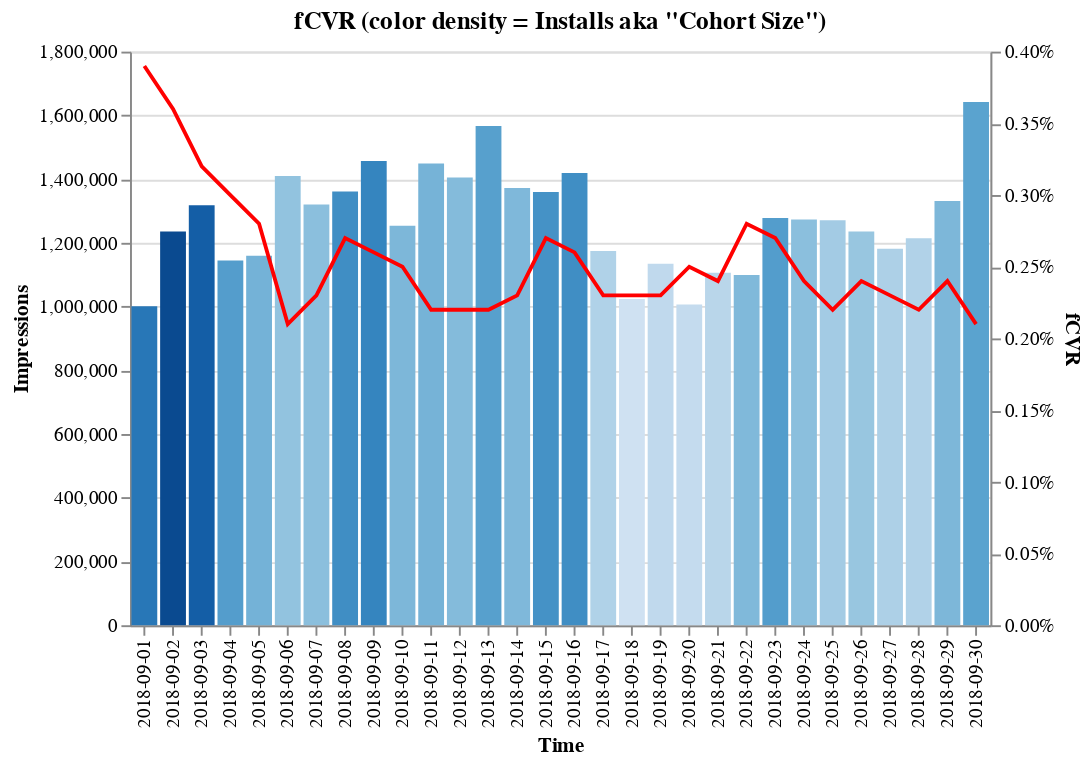

Notebook cell for this chart:
### Markdown cell above
### Funnel Parts I & II together form a key KPI

- **fCVR** aka share of ad impressions turned into new game installs.

### Code cell
pts = alt.selection(type='interval', encodings=['x'])

base = alt.Chart(df).encode(
    alt.X('Time:N')
)

bar = base.mark_bar().encode(
    alt.Y('Impressions:Q'),
    color=alt.Color('Cohort Size:Q', legend=None)
).transform_filter(
    pts
).properties(
    selection=pts,
    width=450,
    height=300,
    title='fCVR (color density = Installs aka "Cohort Size")'
)

line = base.mark_line(color='red').encode(
    alt.Y('fCVR:Q',axis=alt.Axis(format='%')),
)

layer1 = alt.layer(
    bar,
    line
).resolve_scale(
    y='independent', color='independent'
)





layer1

### Figure 1 — Vega-Lite specification as saved in the notebook (floating-point values rounded to 4 significant figures)
{"$schema": "https://vega.github.io/schema/vega-lite/v2.6.0.json", "config": {"view": {"height": 300, "width": 400}}, "datasets": {"data-b3c0feaba3a5c5d72e3465bd46c809b2": [{"CTR": 0.0334, "Click to Install": 11.8, "Clicks": 33371, "Cohort Size": 3925, "D7 Payer Conversion": 0.0224, "D7 Payers": 88, "Impressions": 1000593, "Time": "2018-09-01", "fCVR": 0.0039}, {"CTR": 0.0313, "Click to Install": 11.4, "Clicks": 38675, "Cohort Size": 4425, "D7 Payer Conversion": 0.0231, "D7 Payers": 102, "Impressions": 1235620, "Time": "2018-09-02", "fCVR": 0.0036}, {"CTR": 0.031, "Click to Install": 10.3, "Clicks": 40821, "Cohort Size": 4195, "D7 Payer Conversion": 0.0195, "D7 Payers": 82, "Impressions": 1318256, "Time": "2018-09-03", "fCVR": 0.0032}, {"CTR": 0.0274, "Click to Install": 11.1, "Clicks": 31356, "Cohort Size": 3475, "D7 Payer Conversion": 0.0253, "D7 Payers": 88, "Impressions": 1144845, "Time": "2018-09-04", "fCVR": 0.003}, {"CTR": 0.0299, "Click to Install": 9.2, "Clicks": 34715, "Cohort Size": 3205, "D7 Payer Conversion": 0.0234, "D7 Payers": 75, "Impressions": 1159113, "Time": "2018-09-05", "fCVR": 0.0028}, {"CTR": 0.0312, "Click to Install": 6.8, "Clicks": 43913, "Cohort Size": 2974, "D7 Payer Conversion": 0.0276, "D7 Payers": 82, "Impressions": 1409692, "Time": "2018-09-06", "fCVR": 0.0021}, {"CTR": 0.0323, "Click to Install": 7.1, "Clicks": 42685, "Cohort Size": 3029, "D7 Payer Conversion": 0.0267, "D7 Payers": 81, "Impressions": 1320359, "Time": "2018-09-07", "fCVR": 0.0023}, {"CTR": 0.0391, "Click to Install": 6.9, "Clicks": 53271, "Cohort Size": 3663, "D7 Payer Conversion": 0.0259, "D7 Payers": 95, "Impressions": 1361364, "Time": "2018-09-08", "fCVR": 0.0027}, {"CTR": 0.0392, "Click to Install": 6.6, "Clicks": 57029, "Cohort Size": 3769, "D7 Payer Conversion": 0.0226, "D7 Payers": 85, "Impressions": 1456486, "Time": "2018-09-09", "fCVR": 0.0026}, {"CTR": 0.0318, "Click to Install": 7.9, "Clicks": 39869, "Cohort Size": 3137, "D7 Payer Conversion": 0.0274, "D7 Payers": 86, "Impressions": 1253203, "Time": "2018-09-10", "fCVR": 0.0025}, {"CTR": 0.032, "Click to Install": 6.9, "Clicks": 46343, "Cohort Size": 3192, "D7 Payer Conversion": 0.0279, "D7 Payers": 89, "Impressions": 1448567, "Time": "2018-09-11", "fCVR": 0.0022}, {"CTR": 0.0296, "Click to Install": 7.4, "Clicks": 41577, "Cohort Size": 3087, "D7 Payer Conversion": 0.0285, "D7 Payers": 88, "Impressions": 1405218, "Time": "2018-09-12", "fCVR": 0.0022}, {"CTR": 0.0282, "Click to Install": 7.8, "Clicks": 44253, "Cohort Size": 3447, "D7 Payer Conversion": 0.0342, "D7 Payers": 118, "Impressions": 1566663, "Time": "2018-09-13", "fCVR": 0.0022}, {"CTR": 0.0275, "Click to Install": 8.3, "Clicks": 37678, "Cohort Size": 3119, "D7 Payer Conversion": 0.0305, "D7 Payers": 95, "Impressions": 1371972, "Time": "2018-09-14", "fCVR": 0.0023}, {"CTR": 0.0325, "Click to Install": 8.2, "Clicks": 44254, "Cohort Size": 3608, "D7 Payer Conversion": 0.0294, "D7 Payers": 106, "Impressions": 1359780, "Time": "2018-09-15", "fCVR": 0.0027}, {"CTR": 0.0309, "Click to Install": 8.3, "Clicks": 43928, "Cohort Size": 3658, "D7 Payer Conversion": 0.0309, "D7 Payers": 113, "Impressions": 1419329, "Time": "2018-09-16", "fCVR": 0.0026}, {"CTR": 0.0275, "Click to Install": 8.4, "Clicks": 32327, "Cohort Size": 2721, "D7 Payer Conversion": 0.0323, "D7 Payers": 88, "Impressions": 1174032, "Time": "2018-09-17", "fCVR": 0.0023}, {"CTR": 0.0285, "Click to Install": 8.2, "Clicks": 29180, "Cohort Size": 2390, "D7 Payer Conversion": 0.0226, "D7 Payers": 54, "Impressions": 1023391, "Time": "2018-09-18", "fCVR": 0.0023}, {"CTR": 0.0259, "Click to Install": 8.7, "Clicks": 29435, "Cohort Size": 2565, "D7 Payer Conversion": 0.0308, "D7 Payers": 79, "Impressions": 1134678, "Time": "2018-09-19", "fCVR": 0.0023}, {"CTR": 0.028, "Click to Install": 8.9, "Clicks": 28172, "Cohort Size": 2516, "D7 Payer Conversion": 0.0338, "D7 Payers": 85, "Impressions": 1006182, "Time": "2018-09-20", "fCVR": 0.0025}, {"CTR": 0.0261, "Click to Install": 9.2, "Clicks": 28814, "Cohort Size": 2644, "D7 Payer Conversion": 0.0284, "D7 Payers": 75, "Impressions": 1105777, "Time": "2018-09-21", "fCVR": 0.0024}, {"CTR": 0.0325, "Click to Install": 8.7, "Clicks": 35713, "Cohort Size": 3111, "D7 Payer Conversion": 0.0228, "D7 Payers": 71, "Impressions": 1099185, "Time": "2018-09-22", "fCVR": 0.0028}, {"CTR": 0.0307, "Click to Install": 8.9, "Clicks": 39284, "Cohort Size": 3481, "D7 Payer Conversion": 0.0238, "D7 Payers": 83, "Impressions": 1277943, "Time": "2018-09-23", "fCVR": 0.0027}, {"CTR": 0.0241, "Click to Install": 9.9, "Clicks": 30631, "Cohort Size": 3027, "D7 Payer Conversion": 0.033, "D7 Payers": 100, "Impressions": 1273232, "Time": "2018-09-24", "fCVR": 0.0024}, {"CTR": 0.0244, "Click to Install": 9.2, "Clicks": 30962, "Cohort Size": 2838, "D7 Payer Conversion": 0.0268, "D7 Payers": 76, "Impressions": 1271144, "Time": "2018-09-25", "fCVR": 0.0022}, {"CTR": 0.0279, "Click to Install": 8.5, "Clicks": 34439, "Cohort Size": 2930, "D7 Payer Conversion": 0.0273, "D7 Payers": 80, "Impressions": 1235172, "Time": "2018-09-26", "fCVR": 0.0024}, {"CTR": 0.027, "Click to Install": 8.6, "Clicks": 31953, "Cohort Size": 2751, "D7 Payer Conversion": 0.0247, "D7 Payers": 68, "Impressions": 1181530, "Time": "2018-09-27", "fCVR": 0.0023}, {"CTR": 0.0253, "Click to Install": 8.8, "Clicks": 30722, "Cohort Size": 2712, "D7 Payer Conversion": 0.0288, "D7 Payers": 78, "Impressions": 1214674, "Time": "2018-09-28", "fCVR": 0.0022}, {"CTR": 0.0295, "Click to Install": 8, "Clicks": 39313, "Cohort Size": 3133, "D7 Payer Conversion": 0.0281, "D7 Payers": 88, "Impressions": 1331501, "Time": "2018-09-29", "fCVR": 0.0024}, {"CTR": 0.0275, "Click to Install": 7.6, "Clicks": 45079, "Cohort Size": 3413, "D7 Payer Conversion": 0.0314, "D7 Payers": 107, "Impressions": 1642131, "Time": "2018-09-30", "fCVR": 0.0021}]}, "layer": [{"data": {"name": "data-b3c0feaba3a5c5d72e3465bd46c809b2"}, "encoding": {"color": {"field": "Cohort Size", "legend": null, "type": "quantitative"}, "x": {"field": "Time", "type": "nominal"}, "y": {"field": "Impressions", "type": "quantitative"}}, "height": 300, "mark": "bar", "selection": {"selector003": {"encodings": ["x"], "mark": {"fill": "#333", "fillOpacity": 0.125, "stroke": "white"}, "on": "[mousedown, window:mouseup] > window:mousemove!", "resolve": "global", "translate": "[mousedown, window:mouseup] > window:mousemove!", "type": "interval", "zoom": "wheel!"}}, "title": "fCVR (color density = Installs aka \"Cohort Size\")", "transform": [{"filter": {"selection": "selector003"}}], "width": 450}, {"data": {"name": "data-b3c0feaba3a5c5d72e3465bd46c809b2"}, "encoding": {"x": {"field": "Time", "type": "nominal"}, "y": {"axis": {"format": "%"}, "field": "fCVR", "type": "quantitative"}}, "mark": {"color": "red", "type": "line"}}], "resolve": {"scale": {"color": "independent", "x": "shared", "y": "independent"}}}
